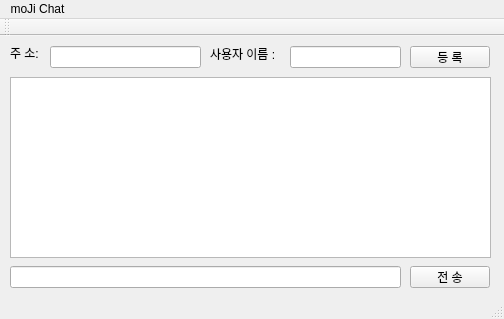
<?xml version="1.0" encoding="UTF-8"?>
<ui version="4.0">
 <class>MainWindow</class>
 <widget class="QMainWindow" name="MainWindow">
  <property name="geometry">
   <rect>
    <x>0</x>
    <y>0</y>
    <width>504</width>
    <height>319</height>
   </rect>
  </property>
  <property name="windowTitle">
   <string>MainWindow</string>
  </property>
  <widget class="QWidget" name="centralWidget">
   <widget class="QLineEdit" name="edit_message">
    <property name="geometry">
     <rect>
      <x>10</x>
      <y>230</y>
      <width>391</width>
      <height>22</height>
     </rect>
    </property>
   </widget>
   <widget class="QPushButton" name="btn_send">
    <property name="geometry">
     <rect>
      <x>410</x>
      <y>230</y>
      <width>80</width>
      <height>22</height>
     </rect>
    </property>
    <property name="text">
     <string> 전 송 </string>
    </property>
   </widget>
   <widget class="QLineEdit" name="edit_address">
    <property name="geometry">
     <rect>
      <x>50</x>
      <y>10</y>
      <width>151</width>
      <height>22</height>
     </rect>
    </property>
   </widget>
   <widget class="QLabel" name="label">
    <property name="geometry">
     <rect>
      <x>10</x>
      <y>10</y>
      <width>59</width>
      <height>14</height>
     </rect>
    </property>
    <property name="text">
     <string>주 소: </string>
    </property>
   </widget>
   <widget class="QLabel" name="label_2">
    <property name="geometry">
     <rect>
      <x>210</x>
      <y>10</y>
      <width>71</width>
      <height>16</height>
     </rect>
    </property>
    <property name="text">
     <string>사용자 이름 : </string>
    </property>
   </widget>
   <widget class="QLineEdit" name="edit_name">
    <property name="geometry">
     <rect>
      <x>290</x>
      <y>10</y>
      <width>111</width>
      <height>22</height>
     </rect>
    </property>
   </widget>
   <widget class="QPushButton" name="btn_register">
    <property name="geometry">
     <rect>
      <x>410</x>
      <y>10</y>
      <width>80</width>
      <height>22</height>
     </rect>
    </property>
    <property name="text">
     <string>등 록</string>
    </property>
   </widget>
   <widget class="QListWidget" name="list_text_view">
    <property name="geometry">
     <rect>
      <x>10</x>
      <y>41</y>
      <width>481</width>
      <height>181</height>
     </rect>
    </property>
   </widget>
  </widget>
  <widget class="QMenuBar" name="menuBar">
   <property name="geometry">
    <rect>
     <x>0</x>
     <y>0</y>
     <width>504</width>
     <height>22</height>
    </rect>
   </property>
   <widget class="QMenu" name="menuKJ_Chat">
    <property name="title">
     <string>moJi Chat</string>
    </property>
   </widget>
   <addaction name="menuKJ_Chat"/>
  </widget>
  <widget class="QToolBar" name="mainToolBar">
   <attribute name="toolBarArea">
    <enum>TopToolBarArea</enum>
   </attribute>
   <attribute name="toolBarBreak">
    <bool>false</bool>
   </attribute>
  </widget>
  <widget class="QStatusBar" name="statusBar"/>
 </widget>
 <layoutdefault spacing="6" margin="11"/>
 <resources/>
 <connections>
  <connection>
   <sender>btn_send</sender>
   <signal>pressed()</signal>
   <receiver>edit_address</receiver>
   <slot>copy()</slot>
   <hints>
    <hint type="sourcelabel">
     <x>449</x>
     <y>276</y>
    </hint>
    <hint type="destinationlabel">
     <x>426</x>
     <y>46</y>
    </hint>
   </hints>
  </connection>
 </connections>
</ui>
